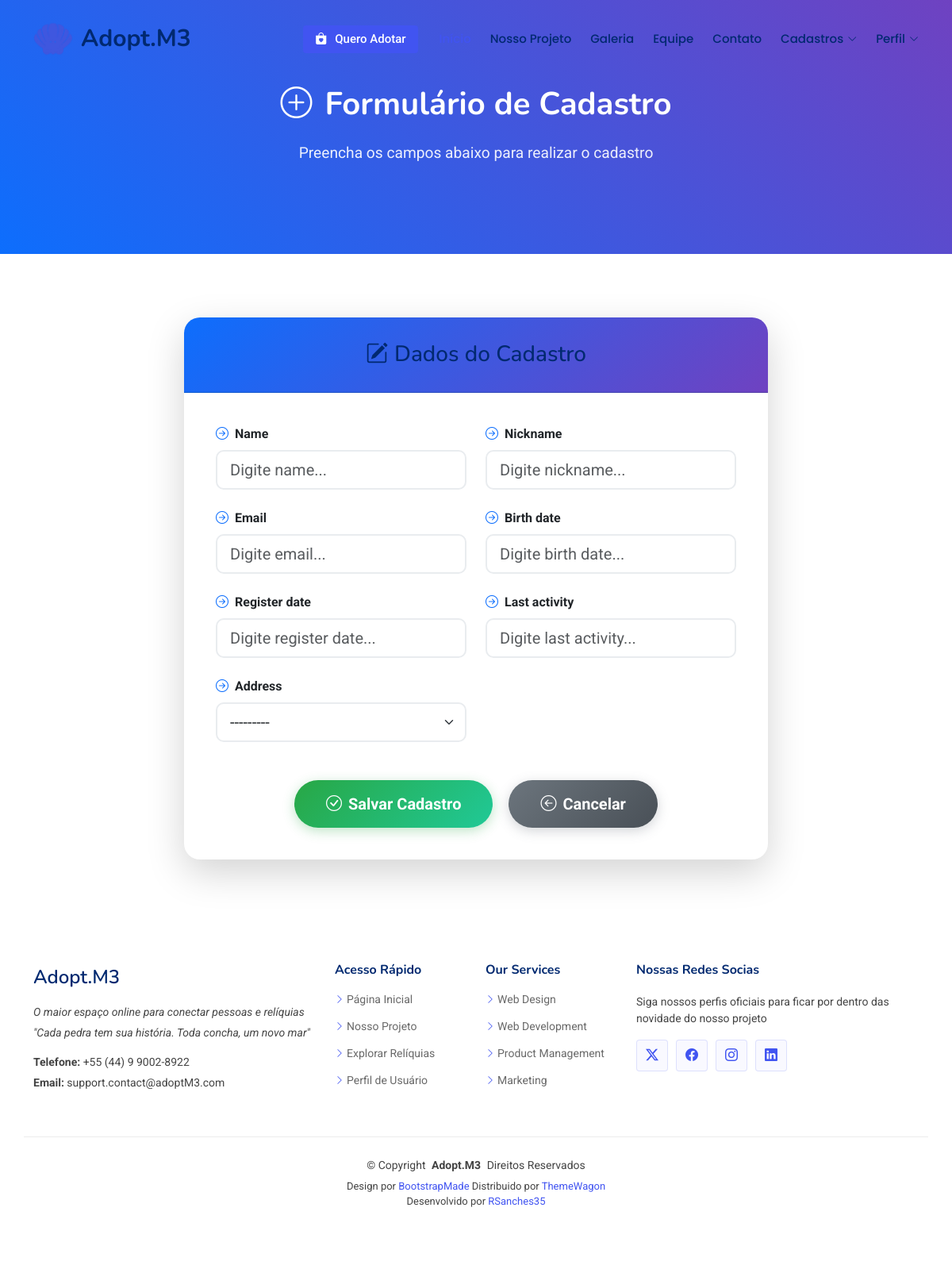
The app's page /records/create/client, older data.
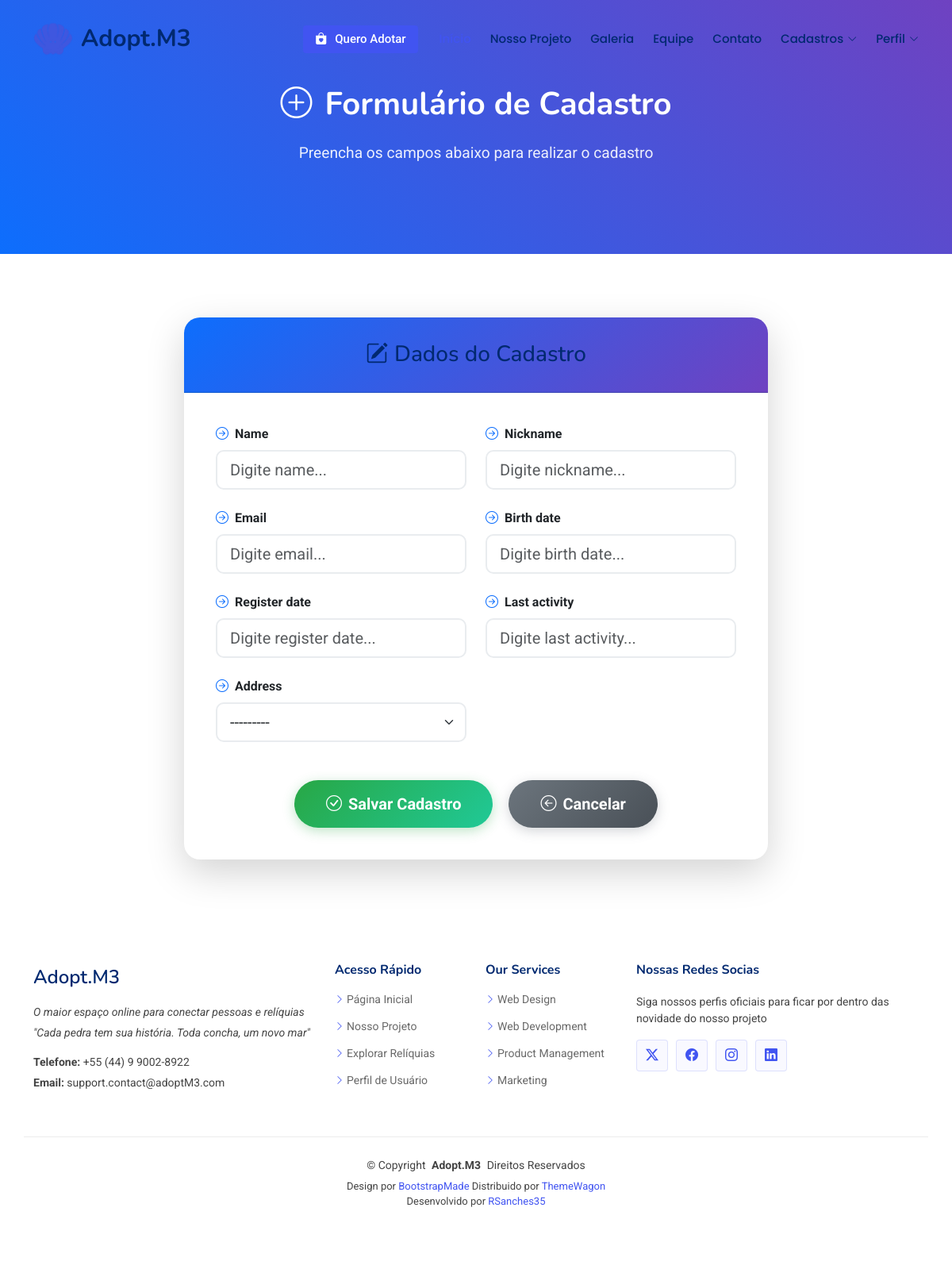
The same page, newer data.
### records/models.py (models this page shows, shortened)
class Address(models.Model):
    street = models.CharField(max_length=150)
    number = models.IntegerField()
    neighborhood = models.CharField(max_length=150)
    complement = models.CharField(max_length=100)
    city = models.ForeignKey(City, on_delete=models.PROTECT)
    def __str__(self):
        return "{}, {}. \n{} n{}°, {}".format(self.city.state.name, self.city.name, self.street, self.number, self.neighborhood)

class City(models.Model):
    name = models.CharField(max_length=150)
    state = models.ForeignKey(State, on_delete=models.PROTECT)

class State(models.Model):
    name = models.CharField(max_length=80)
    uf = models.CharField(max_length=2)

### records/views.py (the view)
# urls.py: path('create/client', ClientCreate.as_view(), name='records-CreateClient'),
class ClientCreate(CreateView):
    model = Client
    fields = ['name', 'nickname', 'email', 'birth_date', 'register_date', 'last_activity', 'address']
    template_name = 'records/form.html'
    success_url = reverse_lazy('pages-HomePage')

### records/templates/records/form.html (shortened to what the changed rows need)
{% extends 'pages/model.html' %}
{% load static %}
{% block MainContent %}
<section class="hero section" style="background: linear-gradient(45deg, #0d6efd, #6f42c1); min-height: 40vh; display: flex; align-items: center;">
  <div class="container">
    <div class="row justify-content-center">
      <div class="col-lg-8 text-center" data-aos="fade-up">
        <h1 style="color: white; font-size: 2.5rem; margin-bottom: 20px;">
          <i class="bi bi-plus-circle me-3"></i>Formulário de Cadastro
        </h1>
      </div>
    </div>
  </div>
</section>
<section class="about section" style="padding: 80px 0;">
  <div class="container" data-aos="fade-up">
    <div class="row justify-content-center">
      <div class="col-lg-8">
        <div class="card shadow-lg border-0" style="border-radius: 20px; overflow: hidden;">
          <div class="card-body" style="padding: 40px;">
            <form method="POST" class="needs-validation" novalidate>
              <div class="row">
                {% for field in form %}
                <div class="col-md-{% if field.name == 'description' or field.name == 'complement' %}12{% else %}6{% endif %} mb-4">
                  <div class="form-group">
                    <label for="{{ field.id_for_label }}" class="form-label fw-bold text-dark">
                      <i class="bi bi-arrow-right-circle me-2 text-primary"></i>{{ field.label }}
                    </label>
                    {% if field.field.widget.input_type == 'textarea' %}
                      <textarea class="form-control form-control-lg"
                                name="{{ field.name }}"
                                id="{{ field.id_for_label }}"
                                style="border-radius: 10px; border: 2px solid #e9ecef; transition: all 0.3s ease;"
                                rows="4"
                                placeholder="Digite {{ field.label|lower }}...">{{ field.value|default_if_none:'' }}</textarea>
                    {% elif 'Select' in field.field.widget|stringformat:'s' %}
                      <select class="form-select form-select-lg"
                              name="{{ field.name }}"
                              id="{{ field.id_for_label }}"
                              style="border-radius: 10px; border: 2px solid #e9ecef; transition: all 0.3s ease; background-color: white;">
                        {% for choice in field.field.choices %}
                          <option value="{{ choice.0 }}" {% if choice.0 == field.value %}selected{% endif %}>
                            {{ choice.1 }}
                          </option>
                        {% endfor %}
                      </select>
                    {% endif %}
                  </div>
                </div>
                {% endfor %}
              </div>
            </form>
          </div>
        </div>
      </div>
    </div>
  </div>
</section>
{% endblock %}

Row changes from the older to the newer data that the page shows:
added Address: address "---------"
